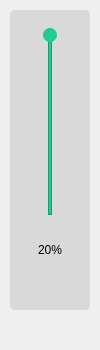
<?xml version="1.0" encoding="UTF-8"?>
<ui version="4.0">
 <class>VolumeTool</class>
 <widget class="QWidget" name="VolumeTool">
  <property name="geometry">
   <rect>
    <x>0</x>
    <y>0</y>
    <width>100</width>
    <height>350</height>
   </rect>
  </property>
  <property name="windowTitle">
   <string>Form</string>
  </property>
  <property name="styleSheet">
   <string notr="true"/>
  </property>
  <widget class="QWidget" name="volumeWidget" native="true">
   <property name="geometry">
    <rect>
     <x>10</x>
     <y>10</y>
     <width>80</width>
     <height>300</height>
    </rect>
   </property>
   <property name="styleSheet">
    <string notr="true">#volumeWidget{
 background-color:#d9d9d9;
 border-radius:5px;
}</string>
   </property>
   <widget class="QPushButton" name="silenceBtn">
    <property name="geometry">
     <rect>
      <x>0</x>
      <y>255</y>
      <width>80</width>
      <height>45</height>
     </rect>
    </property>
    <property name="minimumSize">
     <size>
      <width>80</width>
      <height>45</height>
     </size>
    </property>
    <property name="maximumSize">
     <size>
      <width>80</width>
      <height>45</height>
     </size>
    </property>
    <property name="styleSheet">
     <string notr="true">#silenceBtn
{
 	border:none;
}
#silenceBtn:hover{
 	background-color:#F0F0F0;
}</string>
    </property>
    <property name="text">
     <string/>
    </property>
    <property name="iconSize">
     <size>
      <width>37</width>
      <height>38</height>
     </size>
    </property>
   </widget>
   <widget class="QWidget" name="sliderBox" native="true">
    <property name="geometry">
     <rect>
      <x>0</x>
      <y>0</y>
      <width>80</width>
      <height>225</height>
     </rect>
    </property>
    <widget class="QFrame" name="inSlider">
     <property name="geometry">
      <rect>
       <x>38</x>
       <y>25</y>
       <width>4</width>
       <height>180</height>
      </rect>
     </property>
     <property name="styleSheet">
      <string notr="true">#inSlider
{
 background-color:#ECECEC;
}</string>
     </property>
     <property name="frameShape">
      <enum>QFrame::StyledPanel</enum>
     </property>
     <property name="frameShadow">
      <enum>QFrame::Raised</enum>
     </property>
    </widget>
    <widget class="QFrame" name="outSlider">
     <property name="geometry">
      <rect>
       <x>38</x>
       <y>25</y>
       <width>4</width>
       <height>180</height>
      </rect>
     </property>
     <property name="styleSheet">
      <string notr="true">#outSlider
{
 	background-color:#1ECC94;
}</string>
     </property>
     <property name="frameShape">
      <enum>QFrame::StyledPanel</enum>
     </property>
     <property name="frameShadow">
      <enum>QFrame::Raised</enum>
     </property>
    </widget>
    <widget class="QPushButton" name="sliderBtn">
     <property name="geometry">
      <rect>
       <x>33</x>
       <y>18</y>
       <width>14</width>
       <height>14</height>
      </rect>
     </property>
     <property name="minimumSize">
      <size>
       <width>14</width>
       <height>14</height>
      </size>
     </property>
     <property name="maximumSize">
      <size>
       <width>14</width>
       <height>14</height>
      </size>
     </property>
     <property name="styleSheet">
      <string notr="true">#sliderBtn
{
 background-color:#1ECC94;
 border-radius:7px;
}
</string>
     </property>
     <property name="text">
      <string/>
     </property>
    </widget>
   </widget>
   <widget class="QLabel" name="volumeRatio">
    <property name="geometry">
     <rect>
      <x>0</x>
      <y>225</y>
      <width>80</width>
      <height>30</height>
     </rect>
    </property>
    <property name="sizePolicy">
     <sizepolicy hsizetype="Preferred" vsizetype="Preferred">
      <horstretch>0</horstretch>
      <verstretch>0</verstretch>
     </sizepolicy>
    </property>
    <property name="minimumSize">
     <size>
      <width>0</width>
      <height>30</height>
     </size>
    </property>
    <property name="maximumSize">
     <size>
      <width>16777215</width>
      <height>30</height>
     </size>
    </property>
    <property name="text">
     <string>20%</string>
    </property>
    <property name="alignment">
     <set>Qt::AlignCenter</set>
    </property>
   </widget>
  </widget>
 </widget>
 <resources/>
 <connections/>
</ui>
